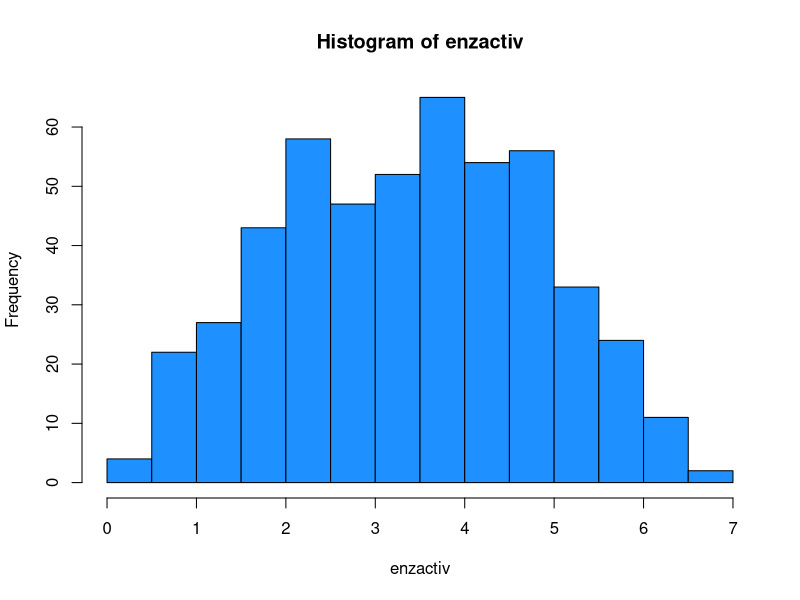
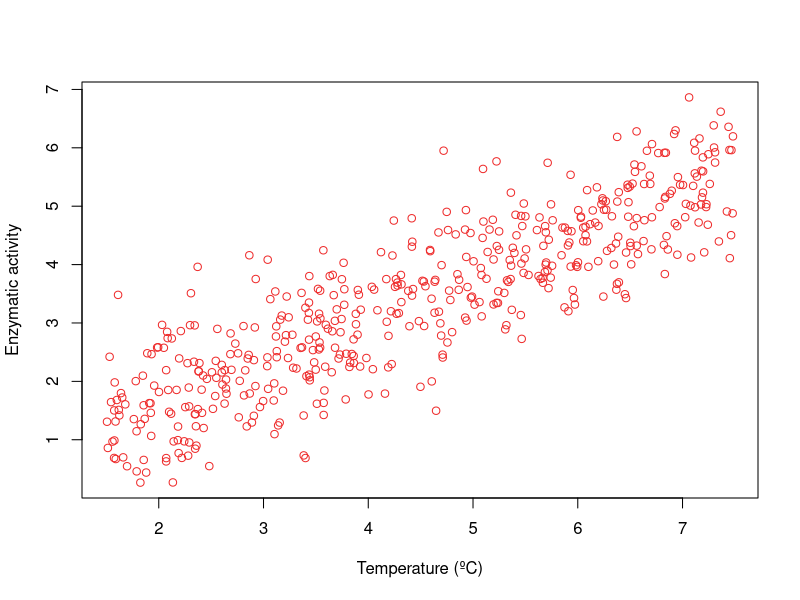

These charts were generated, in order, by the following R code:
## ---- chunk 1
knitr::opts_chunk$set(
	echo = TRUE,
	message = FALSE,
	warning = FALSE
)
## ---- chunk 2
data<-read.csv("data/08_enzactivity.csv", header = T, sep = ",")
attach(data)
head(data)
## ---- chunk 3
hist(enzactiv, col = "dodgerblue1")
shapiro.test(enzactiv)
## ---- chunk 4
plot(enzactiv~temperature, col = "firebrick2", xlab = "Temperature (ºC)", ylab = "Enzymatic activity")
## ---- chunk 5
sessionInfo()
